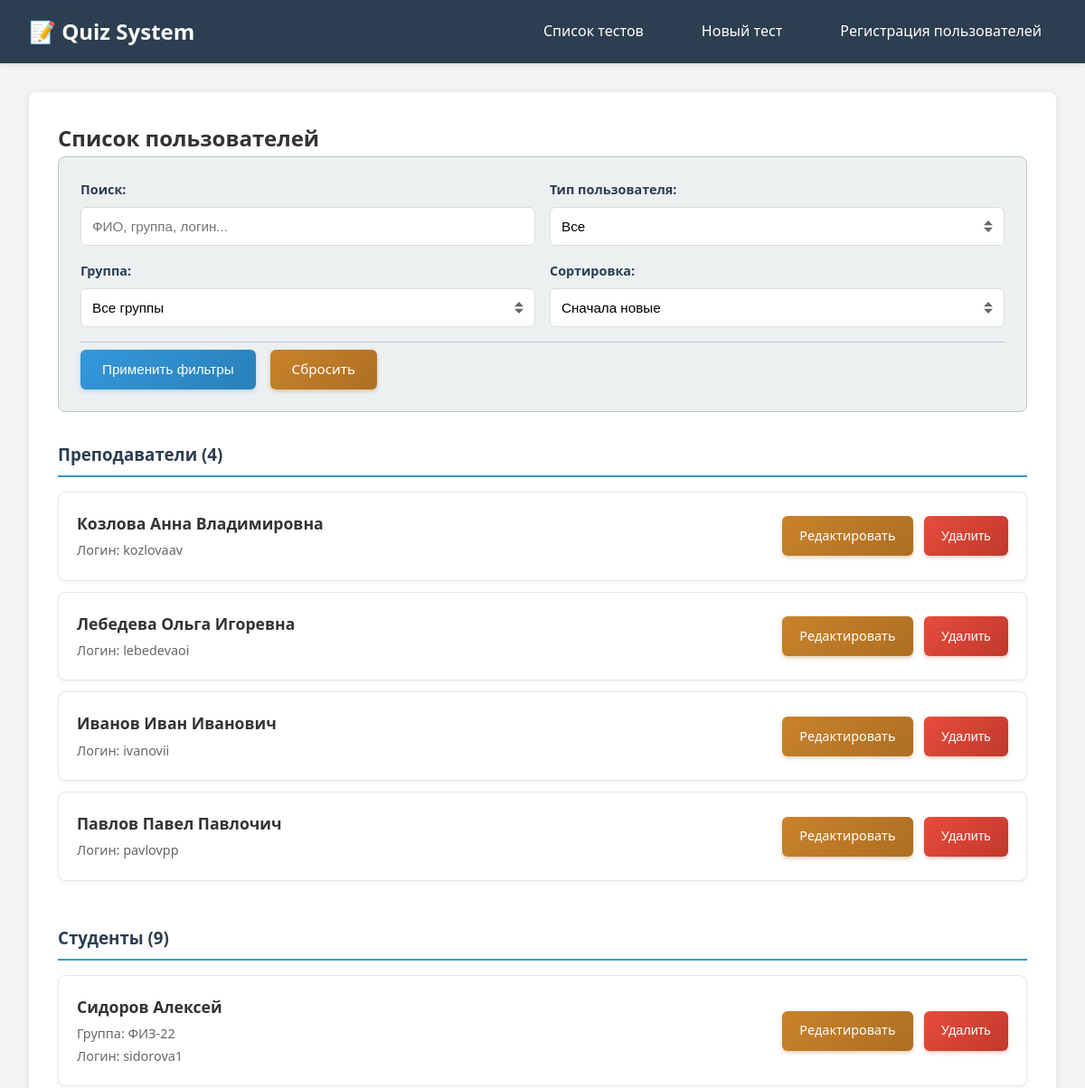
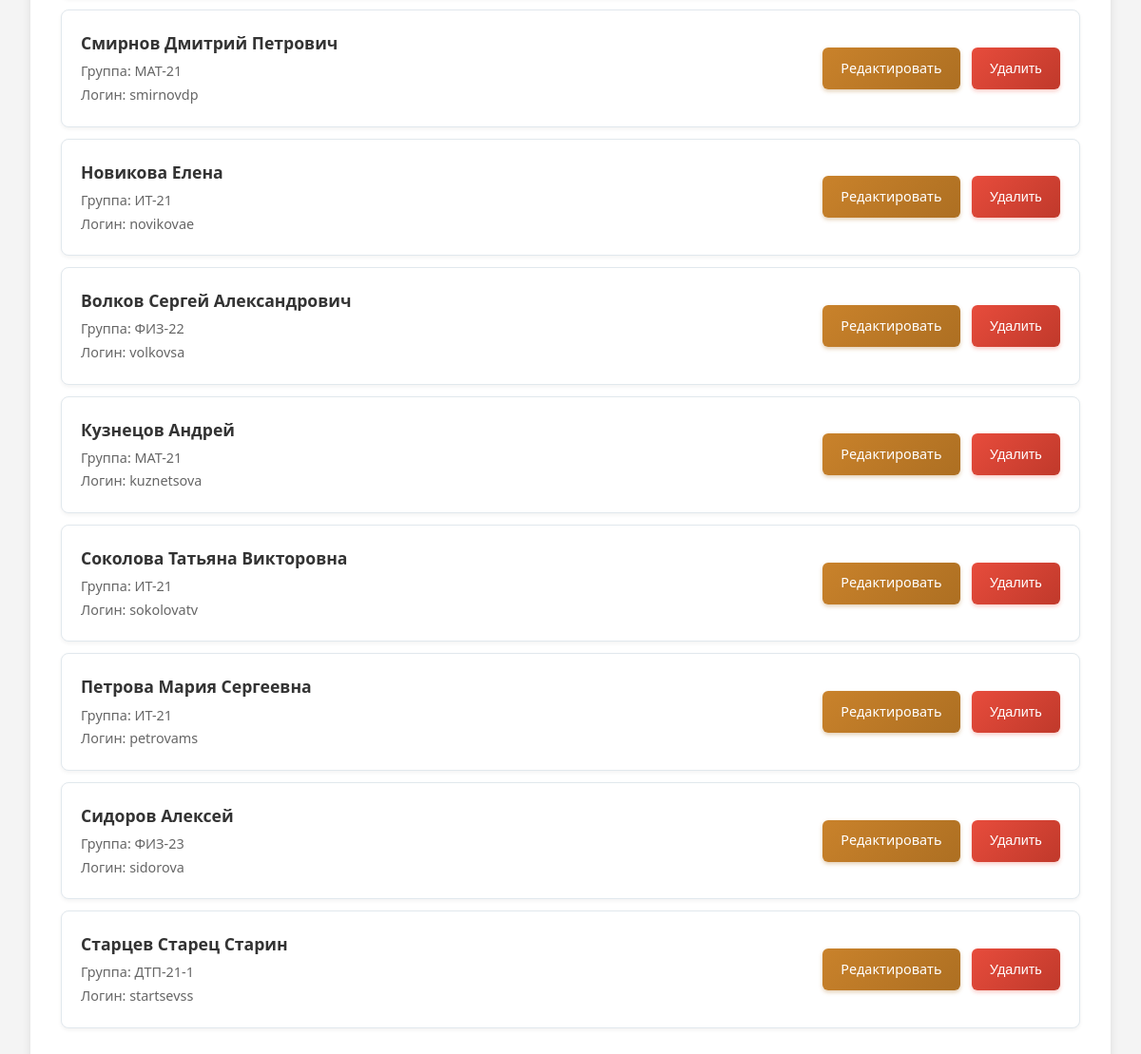
Screenshot of /users with the database file from the repository (2 pictures, top to bottom).
### tables this page shows
CREATE TABLE users (
            id INTEGER PRIMARY KEY AUTOINCREMENT,
            user_type TEXT NOT NULL,
            last_name TEXT NOT NULL,
            first_name TEXT NOT NULL,
            middle_name TEXT,
            group_name TEXT,
            login TEXT UNIQUE NOT NULL,
            password TEXT NOT NULL,
            created_at TIMESTAMP DEFAULT CURRENT_TIMESTAMP
        );

### app.py (the view)
@app.get("/users")
async def list_users(
    request: Request,
    sort_by: str = "newest",
    user_type: str = "all",
    search: str = "",
    group_filter: str = ""
):
    with get_db_connection() as conn:
        cursor = conn.cursor()
        query = "SELECT * FROM users WHERE 1=1"
        params = []
        if user_type != "all":
            query += " AND user_type = ?"
            params.append(user_type)
        if group_filter:
            query += " AND group_name = ?"
            params.append(group_filter)
        if search:
            query += " AND (last_name LIKE ? OR first_name LIKE ? OR middle_name LIKE ? OR group_name LIKE ? OR login LIKE ?)"
            search_term = f"%{search}%"
            params.extend([search_term, search_term, search_term, search_term, search_term])
        if sort_by == "alphabet":
            query += " ORDER BY last_name, first_name, middle_name"
        elif sort_by == "newest":
            query += " ORDER BY created_at DESC"
        elif sort_by == "oldest":
            query += " ORDER BY created_at ASC"
        elif sort_by == "group":
            query += " ORDER BY group_name, last_name, first_name"
        cursor.execute(query, params)
        users = cursor.fetchall()
        cursor.execute("SELECT DISTINCT group_name FROM users WHERE group_name IS NOT NULL AND group_name != '' ORDER BY group_name")
        groups = [row['group_name'] for row in cursor.fetchall()]
    teachers = [dict(user) for user in users if user['user_type'] == 'teacher']
    students = [dict(user) for user in users if user['user_type'] == 'student']
    context = get_template_context(request)
    context.update({
        "request": request,
        "teachers": teachers,
        "students": students,
        "sort_by": sort_by,
        "current_user_type": user_type,
        "search_query": search,
        "group_filter": group_filter,
        "available_groups": groups
    })
    return templates.TemplateResponse("users_list.html", context)

### templatesrg/users_list.html (shortened to what this page needs)
{% extends "base.html" %}
{% block content %}
<div class="container">
    <h2>Список пользователей</h2>
    <div class="filters">
        <form method="get" action="/v2/users" class="filter-form">
            <div class="filter-row">
                <div class="filter-group">
                    <label for="search">Поиск:</label>
                    <input type="text" id="search" name="search" value="{{ search_query }}" placeholder="ФИО, группа, логин..." class="form-input search-input">
                </div>
                <div class="filter-group">
                    <label for="user_type">Тип пользователя:</label>
                    <select id="user_type" name="user_type" class="form-select">
                        <option value="all" {% if current_user_type == 'all' %}selected{% endif %}>Все</option>
                    </select>
                </div>
                <div class="filter-group">
                    <label for="group_filter">Группа:</label>
                    <select id="group_filter" name="group_filter" class="form-select">
                        <option value="">Все группы</option>
                    </select>
                </div>
                <div class="filter-group">
                    <label for="sort_by">Сортировка:</label>
                    <select id="sort_by" name="sort_by" class="form-select">
                        <option value="newest" {% if sort_by == 'newest' %}selected{% endif %}>Сначала новые</option>
                    </select>
                </div>
            </div>
            <div class="filter-actions">
                <button type="submit" class="btn btn-primary">Применить фильтры</button>
                <a href="/v2/users" class="btn btn-secondary">Сбросить</a>
            </div>
        </form>
    </div>
    {% if teachers %}
    <div class="users-section">
        <h3>Преподаватели ({{ teachers|length }})</h3>
        <div class="users-list">
            {% for user in teachers %}
            <div class="user-item">
                <div class="user-info">
                    <div class="user-name">{{ user.last_name }} {{ user.first_name }} {{ user.middle_name or '' }}</div>
                    <div class="user-login">Логин: {{ user.login }}</div>
                </div>
                <div class="user-actions">
                    <a href="/v2/users/{{ user.id }}/edit" class="btn btn-edit">Редактировать</a>
                    <button type="button" onclick="deleteUser({{ user.id }})" class="btn btn-delete">Удалить</button>
                </div>
            </div>
            {% endfor %}
        </div>
    </div>
    {% endif %}
    {% if students %}
    <div class="users-section">
        <h3>Студенты ({{ students|length }})</h3>
        <div class="users-list">
            {% for user in students %}
            <div class="user-item">
                <div class="user-info">
                    <div class="user-name">{{ user.last_name }} {{ user.first_name }} {{ user.middle_name or '' }}</div>
                    <div class="user-group">Группа: {{ user.group_name }}</div>
                    <div class="user-login">Логин: {{ user.login }}</div>
                </div>
                <div class="user-actions">
                    <a href="/v2/users/{{ user.id }}/edit" class="btn btn-edit">Редактировать</a>
                    <button type="button" onclick="deleteUser({{ user.id }})" class="btn btn-delete">Удалить</button>
                </div>
            </div>
            {% endfor %}
        </div>
    </div>
    {% endif %}
</div>
{% endblock %}

### templatesrg/base.html (shortened to what this page needs)
<!DOCTYPE html>
<html lang="ru">
<head>
    <link rel="stylesheet" href="/static/style.css">
</head>
<body>
    <nav class="navbar">
        <div class="nav-container">
            <h1 class="nav-title">📝 Quiz System</h1>
            <ul class="nav-menu">
                <li><a href="/select" class="nav-link">Список тестов</a></li>
                <li><a href="/main2" class="nav-link">Новый тест</a></li>
                <li><a href="/v2" class="nav-link">Регистрация пользователей</a></li>
            </ul>
        </div>
    </nav>
    <main class="main-content">
        {% block content %}{% endblock %}
    </main>
</body>
</html>

### static/style.css (style rules this page uses)
* { margin: 0; padding: 0; box-sizing: border-box; }
body { font-family: 'Segoe UI', Tahoma, Geneva, Verdana, sans-serif; line-height: 1.6; color: #333; background-color: #f4f4f4; }
.navbar { background: #2c3e50; color: white; padding: 1rem 0; box-shadow: 0 2px 5px rgba(0,0,0,0.1); }
.nav-container { max-width: 1200px; margin: 0 auto; padding: 0 2rem; display: flex; justify-content: space-between; align-items: center; }
.nav-title { font-size: 1.5rem; font-weight: bold; }
.nav-menu { display: flex; list-style: none; gap: 2rem; }
.nav-link { color: white; text-decoration: none; padding: 0.5rem 1rem; border-radius: 4px; transition: background-color 0.3s; }
.main-content { max-width: 1200px; margin: 2rem auto; padding: 0 2rem; }
.container { background: white; padding: 2rem; border-radius: 8px; box-shadow: 0 2px 10px rgba(0,0,0,0.1); }
.btn { display: inline-flex; align-items: center; justify-content: center; padding: 0.75rem 1.5rem; border: none; border-radius: 6px; text-decoration: none; font-size: 0.95rem; font-weight: 500; cursor: pointer; transition: all 0.3s ease; text-align: center; min-height: 44px; line-height: 1; }
.btn-primary { background: linear-gradient(135deg, #3498db, #2980b9); color: white; box-shadow: 0 2px 4px rgba(52, 152, 219, 0.3); }
.btn-secondary { background: linear-gradient(135deg, #95a5a6, #7f8c8d); color: white; box-shadow: 0 2px 4px rgba(149, 165, 166, 0.3); }
.btn-edit { background: linear-gradient(135deg, #c9822b, #ad6f22); color: white; padding: 0.6rem 1.2rem; font-size: 0.9rem; box-shadow: 0 2px 4px rgba(173, 111, 34, 0.35); }
.btn-delete { background: linear-gradient(135deg, #e74c3c, #c0392b); color: white; padding: 0.6rem 1.2rem; font-size: 0.9rem; box-shadow: 0 2px 4px rgba(231, 76, 60, 0.3); }
label { display: block; margin-bottom: 0.5rem; font-weight: bold; color: #2c3e50; }
.form-input { width: 100%; padding: 0.75rem; border: 1px solid #ddd; border-radius: 6px; font-size: 0.95rem; background: white; transition: border-color 0.3s, box-shadow 0.3s; }
.form-select { width: 100%; padding: 0.75rem; border: 1px solid #ddd; border-radius: 6px; font-size: 0.95rem; appearance: none; background-repeat: no-repeat; background-position: right 0.75rem center; background-size: 0.65rem; background-color: white; transition: border-color 0.3s, box-shadow 0.3s; }
.filters { margin-bottom: 2rem; padding: 1.5rem; background: #ecf0f1; border-radius: 8px; border: 1px solid #bdc3c7; }
.filter-form { display: flex; flex-direction: column; gap: 1rem; }
.filter-row { display: grid; grid-template-columns: 2fr 1fr 1fr 1fr; gap: 1.5rem; align-items: end; }
.filter-group { display: flex; flex-direction: column; flex: 1; }
.filter-group label { margin-bottom: 0.5rem; font-size: 0.9rem; font-weight: 600; color: #2c3e50; }
.filter-actions { display: flex; gap: 1rem; justify-content: flex-start; padding-top: 0.5rem; border-top: 1px solid #bdc3c7; }
.filters .filter-actions .btn.btn-secondary, .users-list .user-actions .btn.btn-edit { background: linear-gradient(135deg, #c9822b, #ad6f22); color: #ffffff; box-shadow: 0 2px 4px rgba(173, 111, 34, 0.35); }
.search-input { min-width: 100%; }
.users-section { margin-bottom: 3rem; }
.users-section h3 { margin-bottom: 1rem; padding-bottom: 0.5rem; border-bottom: 2px solid #3498db; color: #2c3e50; }
.users-list { display: flex; flex-direction: column; gap: 0.75rem; }
.user-item { display: flex; justify-content: space-between; align-items: center; padding: 1.25rem; background: white; border-radius: 8px; border: 1px solid #e1e8ed; box-shadow: 0 2px 4px rgba(0,0,0,0.05); transition: box-shadow 0.3s, transform 0.2s; }
.user-info { flex: 1; }
.user-name { font-weight: bold; font-size: 1.1rem; margin-bottom: 0.25rem; }
.user-group, .user-login { font-size: 0.9rem; color: #666; margin-bottom: 0.1rem; }
.user-actions { display: flex; gap: 0.75rem; }
@media (max-width: 1200px) { .filter-row { grid-template-columns: 1fr 1fr; gap: 1rem; } }

### templatesrg/base.html (style rules this page uses)
.navbar { background: #2c3e50; color: white; padding: 1rem 0; box-shadow: 0 2px 5px rgba(0,0,0,0.1); margin-bottom: 20px; }
.nav-container { max-width: 1200px; margin: 0 auto; padding: 0 2rem; display: flex; justify-content: space-between; align-items: center; }
.nav-title { font-size: 1.5rem; font-weight: bold; color: white; margin: 0; }
.nav-menu { display: flex; list-style: none; gap: 2rem; margin: 0; padding: 0; }
.nav-link { color: white; text-decoration: none; padding: 0.5rem 1rem; border-radius: 4px; transition: background-color 0.3s; }

### rows the page displays
users: last_name "Козлова", first_name "Анна", middle_name "Владимировна", login "kozlovaav"
users: last_name "Лебедева", first_name "Ольга", middle_name "Игоревна", login "lebedevaoi"
users: last_name "Иванов", first_name "Иван", middle_name "Иванович", login "ivanovii"
users: last_name "Павлов", first_name "Павел", middle_name "Павлочич", login "pavlovpp"
users: last_name "Сидоров", first_name "Алексей", group_name "ФИЗ-22", login "sidorova1"
users: last_name "Смирнов", first_name "Дмитрий", middle_name "Петрович", group_name "МАТ-21", login "smirnovdp"
users: last_name "Новикова", first_name "Елена", group_name "ИТ-21", login "novikovae"
users: last_name "Волков", first_name "Сергей", middle_name "Александрович", group_name "ФИЗ-22", login "volkovsa"
users: last_name "Кузнецов", first_name "Андрей", group_name "МАТ-21", login "kuznetsova"
users: last_name "Соколова", first_name "Татьяна", middle_name "Викторовна", group_name "ИТ-21", login "sokolovatv"
users: last_name "Петрова", first_name "Мария", middle_name "Сергеевна", group_name "ИТ-21", login "petrovams"
users: last_name "Сидоров", first_name "Алексей", group_name "ФИЗ-23", login "sidorova"
users: last_name "Старцев", first_name "Старец", middle_name "Старин", group_name "ДТП-21-1", login "startsevss"

### other values shown
{{ teachers|length }} "4"
{{ students|length }} "9"
